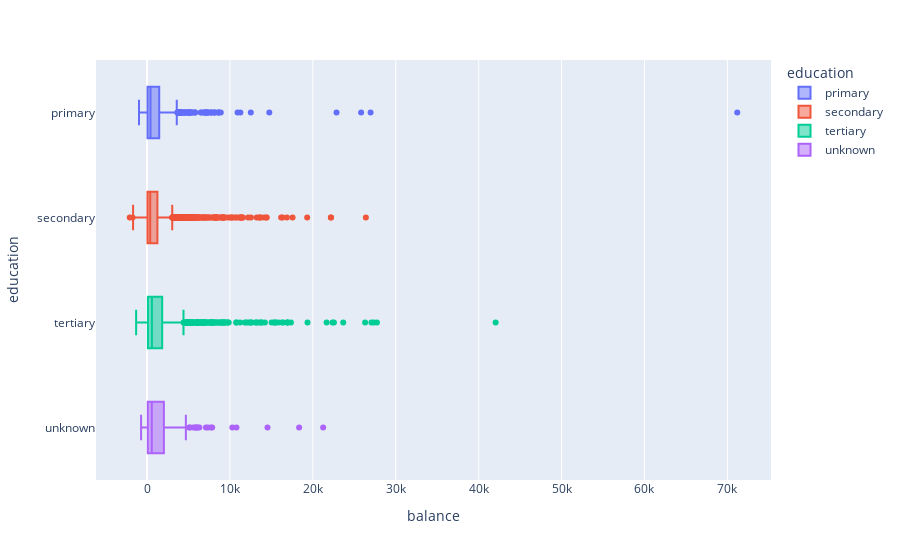

The cell this chart's notebook holds for it:
### Markdown cell above
# Education Level vs Average Annual Balance

### Code cell
fig = px.box(df, x="balance", y="education", color="education") 
fig.update_traces(quartilemethod="exclusive") # or "inclusive", or "linear" by default
fig.show()

### Figure 1 — Plotly figure (JSON) as saved in the notebook; plotly's stock layout.template omitted (floating-point values rounded to 4 significant figures; data arrays with more than 128 entries replaced by an {"elided": "..."} marker saying what was removed)
{"data": [{"alignmentgroup": "True", "hovertemplate": "education=%{y}<br>balance=%{x}<extra></extra>", "legendgroup": "primary", "marker": {"color": "#636efa"}, "name": "primary", "notched": false, "offsetgroup": "primary", "orientation": "h", "quartilemethod": "exclusive", "showlegend": true, "type": "box", "x": {"elided": "602 int values"}, "x0": " ", "xaxis": "x", "y": {"elided": "602 str values"}, "y0": " ", "yaxis": "y"}, {"alignmentgroup": "True", "hovertemplate": "education=%{y}<br>balance=%{x}<extra></extra>", "legendgroup": "secondary", "marker": {"color": "#EF553B"}, "name": "secondary", "notched": false, "offsetgroup": "secondary", "orientation": "h", "quartilemethod": "exclusive", "showlegend": true, "type": "box", "x": {"elided": "2028 int values"}, "x0": " ", "xaxis": "x", "y": {"elided": "2028 str values"}, "y0": " ", "yaxis": "y"}, {"alignmentgroup": "True", "hovertemplate": "education=%{y}<br>balance=%{x}<extra></extra>", "legendgroup": "tertiary", "marker": {"color": "#00cc96"}, "name": "tertiary", "notched": false, "offsetgroup": "tertiary", "orientation": "h", "quartilemethod": "exclusive", "showlegend": true, "type": "box", "x": {"elided": "1204 int values"}, "x0": " ", "xaxis": "x", "y": {"elided": "1204 str values"}, "y0": " ", "yaxis": "y"}, {"alignmentgroup": "True", "hovertemplate": "education=%{y}<br>balance=%{x}<extra></extra>", "legendgroup": "unknown", "marker": {"color": "#ab63fa"}, "name": "unknown", "notched": false, "offsetgroup": "unknown", "orientation": "h", "quartilemethod": "exclusive", "showlegend": true, "type": "box", "x": {"elided": "165 int values"}, "x0": " ", "xaxis": "x", "y": {"elided": "165 str values"}, "y0": " ", "yaxis": "y"}], "layout": {"boxmode": "overlay", "legend": {"title": {"text": "education"}, "tracegroupgap": 0}, "margin": {"t": 60}, "xaxis": {"anchor": "y", "domain": [0, 1], "title": {"text": "balance"}}, "yaxis": {"anchor": "x", "categoryarray": ["unknown", "tertiary", "secondary", "primary"], "categoryorder": "array", "domain": [0, 1], "title": {"text": "education"}}}}
